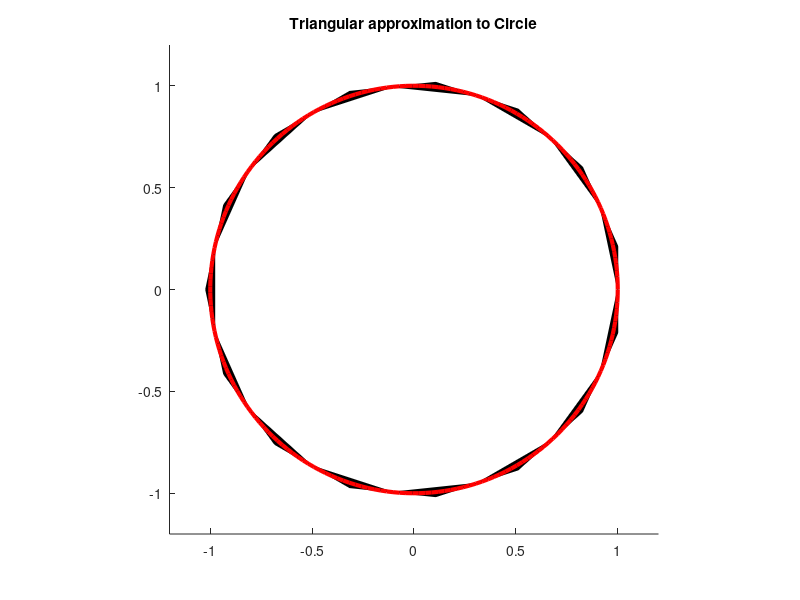

The MATLAB source for this figure:
%triagonal approximation to circle

Nth = 15;

th = 2*pi/Nth * (0:(Nth-1));
th_avg = pi/Nth + th;

cth = cos(th);
sth = sin(th);
cth_avg = cos(th_avg);
sth_avg = sin(th_avg);

pts = cell(Nth, 1);

for i = 1:Nth
%for i = 1:1
    pt_curr = zeros(2, 3);
    if i == Nth
        i_next = 1;
    else
        i_next = i + 1;
    end
    
    M = [cth(i), cth(i_next); sth(i) sth(i_next)];
    pt_curr(:, 1:2) = M;
    
%     D = cth(i)*sth(i_next) - cth(i_next)*sth(i);
    
%     pt_intersect = pt_curr(:, 1:2) \ [1; 1];
%     pt_curr(:, 3) = pt_intersect;
    
    
    %pt_curr(:, 3) = [sth(i_next)-sth(i), cth(i_next)-cth(i)]/D;
%     pt_curr(:, 3) = [cth_avg(i), sth_avg(i)];
    
    pt_curr(:, 3) = M' \ [1; 1];

    pts{i} = pt_curr;
end


th_circ = linspace(0, 2*pi, 200);

figure(1)
clf
hold on


for i = 1:Nth
%for i = 1:1
    x_curr = pts{i}(1, :);
    y_curr = pts{i}(2, :);
    
    patch(x_curr, y_curr, 'k')
end    
plot(cos(th_circ), sin(th_circ), 'r', 'linewidth', 3)

xlim([-1.2, 1.2])
ylim([-1.2, 1.2])
axis square
title('Triangular approximation to Circle')